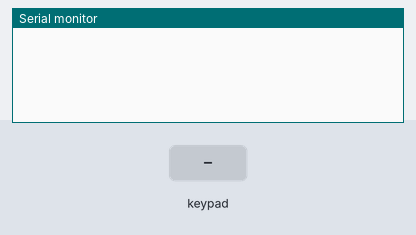
Bench run of a sketch on a simulated Arduino Uno, built with avr-gcc and run on an emulated ATmega328P. Parts: the last lines printed to the serial monitor. The inputs (shaded band) are chosen by the test bench.

Above: at 1.2 s.
1.3 s: key '1' pressed
At 1.6 s:
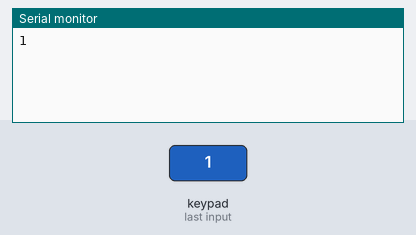
2.8 s: keypad keys 1 2 3 4 # pressed 0.4 s apart
At 5.3 s:
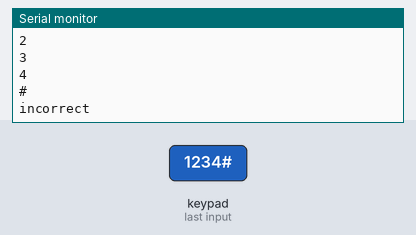
6.3 s: key 'A' pressed
At 6.6 s:
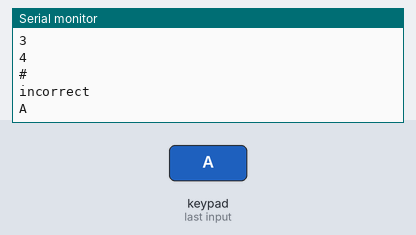
7.8 s: keypad keys 1 2 3 4 * pressed 0.4 s apart
At 10.1 s:
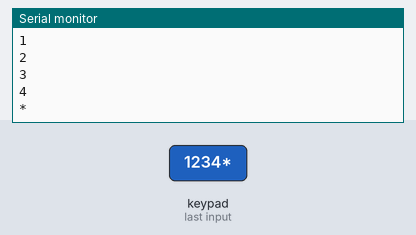
11.3 s: key 'B' pressed
At 12.5 s:
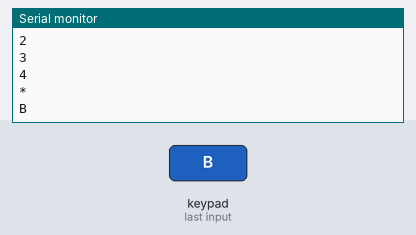
12.8 s: keypad keys 1 2 3 4 D pressed 0.4 s apart
At 15.2 s:
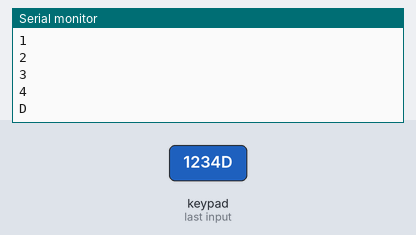
Timing chart, 0 to 16.7 s (numbered marks = the images above; inputs shaded):
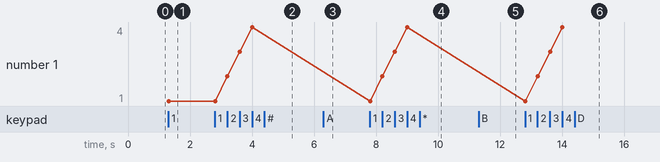

Measured:
- after the input at 1.3 s, the serial monitor: prints a new line at once (image 1)
- after the input at 2.8 s, the serial monitor: prints a new line after 0.40 s (image 2)
- after the input at 6.3 s, the serial monitor: prints a new line at once (image 3)
- after the input at 7.8 s, the serial monitor: prints a new line at once (image 4)
- after the input at 11.3 s, the serial monitor: prints a new line at once (image 5)
- after the input at 12.8 s, the serial monitor: prints a new line at once (image 6)
- plotted number 1: 1 → 4 after the input at 2.8 s

The sketch:

KeyPad.ino
```cpp
#include <Keypad.h>

const int ROW_NUM = 4; //four rows
const int COLUMN_NUM = 4; //four columns

char keys[ROW_NUM][COLUMN_NUM] = {
  {'1','2','3', 'A'},
  {'4','5','6', 'B'},
  {'7','8','9', 'C'},
  {'*','0','#', 'D'}
};

byte pin_rows[ROW_NUM] = {13, 12, 11, 10}; //connect to the row pinouts of the keypad
byte pin_column[COLUMN_NUM] = {9, 8, 7, 6}; //connect to the column pinouts of the keypad

const String password = "1234";
String input_password;

Keypad keypad = Keypad( makeKeymap(keys), pin_rows, pin_column, ROW_NUM, COLUMN_NUM );

void setup(){
  Serial.begin(9600);
  input_password.reserve(10);
}

void loop(){

  if (NhapMatKhau())
    Serial.println("correct");
  else
    Serial.println("incorrect");

}

bool NhapMatKhau() {
  while (1) {
      char key = keypad.getKey();

      if (key){
        Serial.println(key);

        if(key == '*') {
          input_password = ""; // reset imput password
        }
        else if(key == '#') {
            if(password == input_password) {
              return true;
            } else {
              return false;
            }

            input_password = ""; // reset imput password
          } else {
            input_password += key; // append new character to input password string
          }
      }
  } // while (1)
}
```
